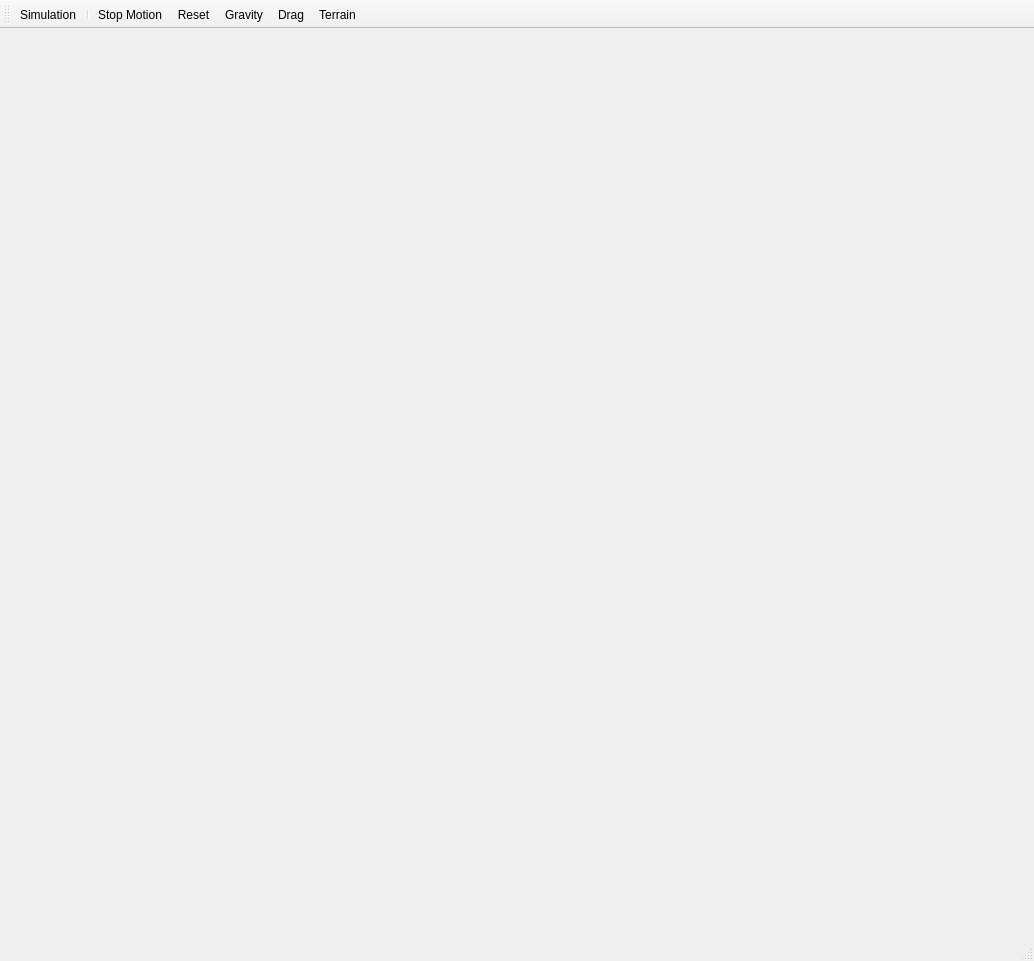
<?xml version="1.0" encoding="UTF-8"?>
<ui version="4.0">
 <class>Simulator</class>
 <widget class="QMainWindow" name="Simulator">
  <property name="geometry">
   <rect>
    <x>0</x>
    <y>0</y>
    <width>1034</width>
    <height>961</height>
   </rect>
  </property>
  <property name="windowTitle">
   <string>MainWindow</string>
  </property>
  <widget class="QWidget" name="centralwidget"/>
  <widget class="QMenuBar" name="menubar">
   <property name="geometry">
    <rect>
     <x>0</x>
     <y>0</y>
     <width>1034</width>
     <height>25</height>
    </rect>
   </property>
  </widget>
  <widget class="QStatusBar" name="statusbar"/>
  <widget class="QToolBar" name="toolBar">
   <property name="windowTitle">
    <string>toolBar</string>
   </property>
   <attribute name="toolBarArea">
    <enum>TopToolBarArea</enum>
   </attribute>
   <attribute name="toolBarBreak">
    <bool>false</bool>
   </attribute>
   <addaction name="actionSimulation"/>
   <addaction name="separator"/>
   <addaction name="actionStopMotion"/>
   <addaction name="actionReset"/>
   <addaction name="actionGravity"/>
   <addaction name="actionDrag"/>
   <addaction name="actionTerrain"/>
  </widget>
  <action name="actionStopMotion">
   <property name="icon">
    <iconset resource="../../res/res.qrc">
     <normaloff>:/icons/ui/stop.png</normaloff>:/icons/ui/stop.png</iconset>
   </property>
   <property name="text">
    <string>Stop Motion</string>
   </property>
   <property name="shortcut">
    <string>Ctrl+S</string>
   </property>
  </action>
  <action name="actionReset">
   <property name="icon">
    <iconset resource="../../res/res.qrc">
     <normaloff>:/icons/ui/reconnect.png</normaloff>:/icons/ui/reconnect.png</iconset>
   </property>
   <property name="text">
    <string>Reset</string>
   </property>
   <property name="toolTip">
    <string>Reset Simulation</string>
   </property>
   <property name="shortcut">
    <string>Ctrl+R</string>
   </property>
  </action>
  <action name="actionGravity">
   <property name="checkable">
    <bool>true</bool>
   </property>
   <property name="icon">
    <iconset resource="../../res/res.qrc">
     <normaloff>:/icons/ui/gravity.png</normaloff>:/icons/ui/gravity.png</iconset>
   </property>
   <property name="text">
    <string>Gravity</string>
   </property>
   <property name="shortcut">
    <string>Ctrl+G</string>
   </property>
  </action>
  <action name="actionDrag">
   <property name="checkable">
    <bool>true</bool>
   </property>
   <property name="icon">
    <iconset resource="../../res/res.qrc">
     <normaloff>:/icons/ui/drag.png</normaloff>:/icons/ui/drag.png</iconset>
   </property>
   <property name="text">
    <string>Drag</string>
   </property>
   <property name="toolTip">
    <string>Air Drag</string>
   </property>
   <property name="shortcut">
    <string>Ctrl+D</string>
   </property>
  </action>
  <action name="actionSimulation">
   <property name="checkable">
    <bool>true</bool>
   </property>
   <property name="icon">
    <iconset resource="../../res/res.qrc">
     <normaloff>:/icons/ui/simulator.png</normaloff>:/icons/ui/simulator.png</iconset>
   </property>
   <property name="text">
    <string>Simulation</string>
   </property>
   <property name="shortcut">
    <string>Space</string>
   </property>
  </action>
  <action name="actionTerrain">
   <property name="checkable">
    <bool>true</bool>
   </property>
   <property name="icon">
    <iconset resource="../../res/res.qrc">
     <normaloff>:/icons/ui/ground.png</normaloff>:/icons/ui/ground.png</iconset>
   </property>
   <property name="text">
    <string>Terrain</string>
   </property>
   <property name="shortcut">
    <string>Ctrl+T</string>
   </property>
  </action>
 </widget>
 <resources>
  <include location="../../res/res.qrc"/>
 </resources>
 <connections/>
</ui>
